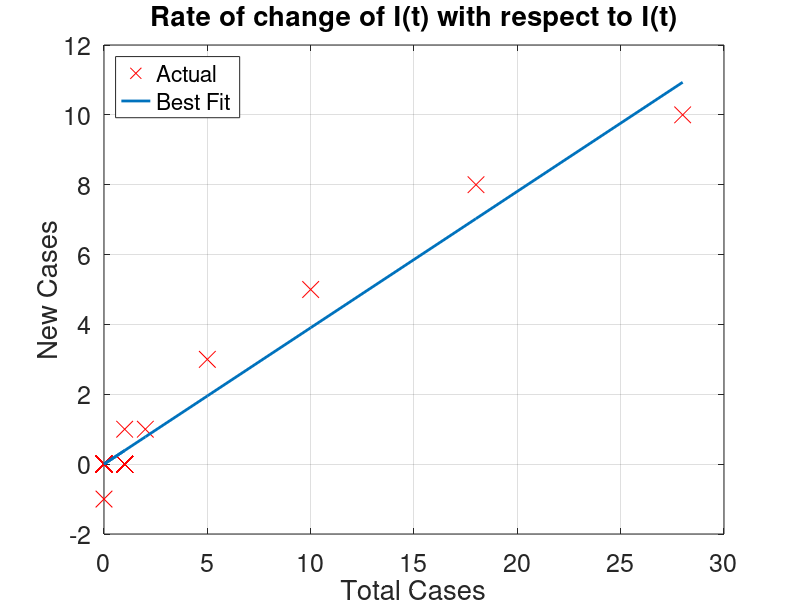

MATLAB code for this plot:
#Modelling the COVID-19 outbreak in Sri Lanka 
#with Ordinary Differential Equations and Machine Learning

#########Linear Regression on Active Cases################

#Author : Ranitha Mataraarachchi [ranitha@ieee.org]
#Date   : 16.03.2020 


clear ; close all; clc

#Load Data
data = load('data.txt');

#Active infectives I(t)
I = data(:, 2); 

#New infectives
 days = length(I);
    
    for i = 1:(days-1)
      Idot(i) = I(i+1)-I(i);
    endfor

I = I(2:end,:);
Idot = Idot';

% Plot Data

plot(I,Idot,'rx','MarkerSize',12);
ylabel('New Cases');
xlabel('Total Cases');

#There is only one parameter changing (beta-gamma)
theta = 0;

% Some gradient descent settings
iterations = 150000;
alpha = 0.0001;

% run gradient descent
m = length(Idot); % number of training examples


for iter = 1:iterations

A = I'*(I*theta-Idot);
B = (A*alpha)/m;
theta = theta - B;
end

fprintf('(beta-gamma) found by gradient descent:\n');
fprintf('%f\n', theta);

% Plot the linear fit
hold on; % keep previous plot visible
p1 = plot(I(:,1), I*theta, '-');
set(gca,'FontSize',18);
set(p1,'LineWidth',2);
grid on;
legend('Actual', 'Best Fit','location','northwest')
title('Rate of change of I(t) with respect to I(t)');
hold off % don't overlay any more plots on this figure

